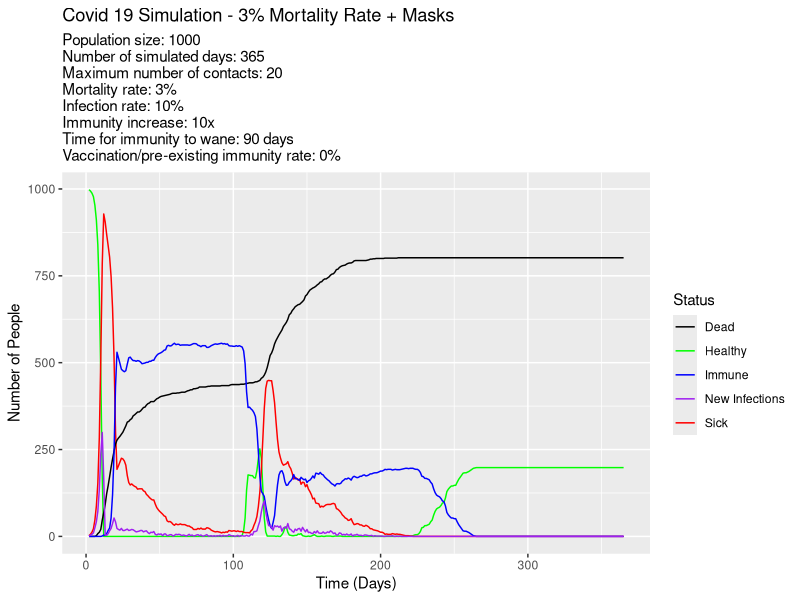
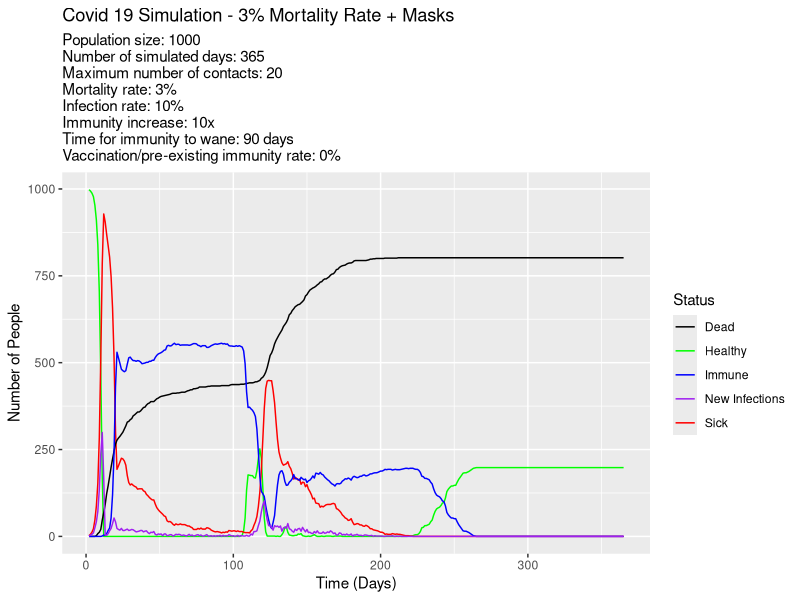

Source code (R) for these figures, in order:
# 1~~ Introduction

#Hello and welcome to my code!
#This code is a model to simulate a COVID-19, or some other pathogen, pandemic.
#The model consists of a population with a number of variables that affect the spread of disease
#Individuals (indices in a vector) all have a health status represented by a number:
#0- Healthy - default condition. Can be infected
#1- Sick - infected for a period of 10 days. Can infect. Cannot be infected
#2 - Dead - Cannot infect. Cannot be infected
#3 - Immune - Has vaccination or disease acquired immunity which may modify susceptibility to disease

#Created using RStudio 2023.03.0+386 "Cherry Blossom" Release (3c53477afb13ab959aeb5b34df1f10c237b256c3, 2023-03-09) for Windows
#Mozilla/5.0 (Windows NT 10.0; Win64; x64) AppleWebKit/537.36 (KHTML, like Gecko) RStudio/2023.03.0+386 Chrome/108.0.5359.179 Electron/22.0.3 Safari/537.36

##1.1~~ How to use
#Select input parameters in Section 2
##Note: I had some fun with it and created some additional parameters and worked them into my code. Hope you enjoy experimenting with those

#Running all the code in Section 3 should set up all the variables, vectors etc
#Naming the simulation will give the resulting data frame a unique ID allowing you to go back and view previous data
#Simulation name also embedded into the plot title for easy identification/comparison too

#Running all code in Sections 4 and 5 should execute your simulation! If you want to run again; adjust code in Section 2 and run all of Section 3 to reset

#Data is output:
#* A df for that simulation
#* Input parameters and key results (deaths & R0) for that simulation
#* The above also get input into a df called 'simulations' which can be used to track and compare all the simulations you've run
#* The simulations df and charts also get exported to your working directory as they get created



##1.2~~ Limitations
#Code is slow. Could be my hardware (old) but my code lacks finesse for sure :)
#Use of functions. One thing I found tricky about R compared it Python is you can only return a single variable in functions, which I found cumbersome to
#use with multiple variables. Or I missed something and it just didn't click
#Simulations run for a number of days only, I did not code it stop after an event e.g. everyone dead, healthy etc
#Code to track time until virus eradiacted or everyone died would have been interesting data
#Not sure if I've over commented! they're helpful while I'm learning, apologies if spam

##1.3~~ Results
#Even with a low mortality rate, number of deaths can be high if infections are high
#Best way to reduce R0/infections (and deaths too) was to reduce the number of max_contacts (e.g. lockdown) or reduce infectivity (e.g. mask wearing)
#A long lasting vaccination was of little use if it offered little protection; people were reinfected while immune
#A good (high immunity coefficient) but short-lived vaccine produced visually interesting data that showed strong disease resurgence as immunity began to wear off

# 2~~ input parameters
simulations <- data.frame() #df to track results from multiple simulations
library(tidyverse)


population <- 1000    #size of population
days <- 365           #no. of days to iterate
max_contacts <- 20     #random number of people met between 1-20
mortality <- 0.03    #mortality rate. chance of dying (0.002 = 0.2%)
infective <- 0.1      #infection rate. chance of infecting someone (0.3 = 30%)
immunity <- 0.1       #immunity rate. post infection modifier (0.1 = 10x)
immunity_wane <- 90    #time taken (days) for immunity to wane and become ineffective
vaccination_rate <- 0  #percentage vaccination or other pre-existing immunity in population 
sick_time <- 10       #duration(days) that people remain sick,infective and at risk of dying (default = 10)

# 3~~ set up

simulation_name <- "3% Mortality Rate + Masks"     #give the simulation a name; names the DF for chart for that simulation
pop_health <- numeric(population)   #creates vector to track health status (0,1,2,3)
pop_time <- numeric(population)     #creates vector to track time since infected (days)
no_days <- 1                        #day counter for the simulation
no_healthy <- population            #Counts the number of healthy people. Variable for the data frame 'pandemic' -
no_sick <- 0                        #Counts the number of sick people. Variable for the data frame 'pandemic'
no_dead <- 0                        #Counts the number of dead people. Variable for the data frame 'pandemic'
no_immune <- 0                      #Counts the number of immune people. Variable for the data frame 'pandemic'
pandemic <- data.frame(healthy = integer(), sick = integer(), dead = integer(), immune = integer()) #df to plot the data
immune_time <- numeric(population)  #creates a vector to track time since immunity acquired



# 4~~ Functions  

## 4.1~~ Vaccination - Vaccinates a percentage the population at t=0
vaccinate <- function(population, vaccination_rate, pop_health) {
  no_vaccinate <- round(population*vaccination_rate / 100) # how many people to vaccinate based on pop and vaccination rate
  who_vaccinate <- sample(length(pop_health), no_vaccinate) #randomly select indices to vaccinate (=3)
  pop_health[who_vaccinate] <- 3 #update health status in pop_health
  return(pop_health)
}


## 4.2~~ Infect patient zero - infects a random individual
infect_p0 <- function(population, pop_health){
  patient_zero <- sample(1:population, 1) #randomly identifies patient zero
  pop_health[patient_zero] <-1 #infects patient zero
  return(pop_health)
}

## 4.3~~ Death check - Identifies sick people and runs a death test based on mortality rate
death_check <- function(pop_health, mortality) {
  sick <- which(pop_health == 1) #index of all the sick people
  dead <- sick[runif(length(sick)) < mortality] #generates random number for each sick person, those that die get added to this list
  return(replace(pop_health, dead, 2)) #replace used update global pop_health with deaths
}

## 4.4~~ infection - Runs an infection test after identifying healthy/immune people
simulate_infection <- function(pop_health, max_contacts, infective) {
  #check: can anyone new be infected i.e. is anyone healthy/'0'/'3'? Abort function if nobody to infect
  healthy_count <- sum(pop_health ==0) + sum(pop_health ==3)
  if (healthy_count == 0) {
    return(pop_health)
  }
  # how many contacts on this day. Iterates for each person infected
  contacts_day <- sum(unlist(sapply(pop_health[pop_health == 1], function(x) sample(0:max_contacts, 1)))) #subsets pop health to find infected people (1), function calculates number of contacts between 0-max contacts, sapply applies it to all subsetted indexes. Returns all the values as sum
  
  # who can be potentially infected this day
  infectable_day <- which(pop_health %in% c(0, 3)) #creates a logical vector indicating which elements of pop_health are either 0 or 3, which returns these indices to the new variable
  
  # who becomes a disease contact
  disease_contacts <- sample(infectable_day, contacts_day, replace = TRUE) #selects a number (contacts_day) of potential contacts (infectable_day)
  
  healthy_contacts <- (pop_health[disease_contacts] == 0) #identify disease contacts who are healthy according to pop_health
  immune_contacts <- (pop_health[disease_contacts] == 3) #identify disease contacts who are immune according to pop_health
  
  pop_health[disease_contacts[healthy_contacts & runif(length(disease_contacts)) < infective]] <- 1 #gets subset of disease_contacts who are healthy_contacts > logical vector with a probability of infective > uses vector to change subset of healthy contacts to 1
  pop_health[disease_contacts[immune_contacts & runif(length(disease_contacts)) < infective * immunity]] <- 1 #as above but for iummune contacts so immunity factor is included
  
  return(pop_health)
}

## 4.5~~ increase infection counter
time_counter <- function(pop_health, pop_time){
  not_dead <- pop_health != 2 #local variable to prevent the below advancing timers of dead people
  pop_time[pop_health == 1] <- pop_time[pop_health == 1]+1 #increases the day counter for the infected
  pop_health[not_dead & pop_time == sick_time] <<- (pop_health[not_dead & pop_time == sick_time]<-3) #person recovers and is now immune ('3'). Updates Global pop_health (<<-)
  pop_time[pop_time == sick_time] <- (pop_time[pop_time == sick_time]<-0) #resets day counter after reset back to healthy
  return(pop_time)
}

## 4.6~~ Immunity Counter - counts how long someone has been immune, resets back to 1 based on immunity waning time
imm_counter <- function(pop_health, immune_time, immunity_wane){
  not_dead <- pop_health != 2 #local variable to prevent the below advancing timers of dead people
  immune_time[pop_health == 3] <- immune_time[pop_health == 3] + 1 #increases the immune timer for people who are immune (3)
  pop_health_new <- pop_health #creates local cope of the pop_health vector
  pop_health_new[not_dead & immune_time == immunity_wane] <- 0 #resets health status to zero for people who are alive and have immune time = wane time
  immune_time[immune_time == immunity_wane] <- 0 #resets immune time to zero for people who are alive and have immune time = wane time
  return(list(pop_health = pop_health_new, immune_time = immune_time))#uses temp vector to update health_status. Outputs pop_health/immune_time vectors as a list to extract
}

# 5~~ Simulation

pop_health <- vaccinate(population, vaccination_rate, pop_health)
pop_health <- infect_p0(population, pop_health)


while (no_days < days) {
  pop_health <- death_check(pop_health, mortality)
  no_infected_before = sum(pop_health==1) # sum of people infected before round of infections. Used to calculate no. of new infections
  pop_health <- simulate_infection(pop_health, max_contacts, infective)
  no_infected_after = sum(pop_health==1) # sum of people infecte dafter the round of infections. Used to calculate no. of new infections
  pop_time <- time_counter(pop_health, pop_time)
  imm_data <- imm_counter(pop_health, immune_time, immunity_wane) #creates the list 'imm_data' which we extract the updates to pop_health and immune_time from
  pop_health <- imm_data$pop_health #extracts data from lists to update pop_health
  immune_time <- imm_data$immune_time
  no_days <- no_days +1
  no_healthy <- sum(pop_health == 0)
  no_sick <- sum(pop_health == 1)
  no_dead <- sum(pop_health == 2)
  no_immune <- sum(pop_health == 3)
  new_infections <- no_infected_after - no_infected_before #calculates new infections for this iteration
  R0 <- (1 + max_contacts/2) * infective * sick_time #contact rate * transmissability * infectious period
  
  # Add results of current iteration as a new row to the data frame
  
  new_row <- data.frame(no_days = no_days, 
                        no_healthy = no_healthy, 
                        no_sick = no_sick, 
                        no_dead = no_dead, 
                        no_immune = no_immune,
                        new_infections = new_infections,
                        R0 = R0) # creates new row to add to df
  pandemic <- rbind(pandemic, new_row) #adds it to df
  assign(simulation_name, pandemic) #gives df a unique name
}

simulation_params <- data.frame(simulation_name, max_contacts, mortality, infective, immunity, immunity_wane, vaccination_rate, no_dead, R0) #creates a df with the results of this simulation
simulations <- rbind(simulations, simulation_params) #uipdates the simulations df with results from this sim

#plot the data
ggplot(pandemic, aes(x = no_days)) +
  ggtitle(paste("Covid 19 Simulation -", simulation_name))+
  geom_line(aes(y = no_healthy, colour = "Healthy")) +
  geom_line(aes(y = no_sick, colour = "Sick")) +
  geom_line(aes(y = no_dead, colour = "Dead")) +
  geom_line(aes(y = no_immune, colour = "Immune")) +
  geom_line(aes(y = new_infections, colour = "New Infections")) +
  labs(colour = "Status", y = "Count") +
  scale_color_manual(values = c("Healthy" = "Green", "Sick" = "Red", "Dead" = "Black", "Immune" = "Blue", "New Infections" = "Purple"))+ #used this to get the legend to display useful info
  xlab("Time (Days)")+
  ylab("Number of People")+
  labs(subtitle = paste0("Population size: ", population, "\n",
                         "Number of simulated days: ", days, "\n",
                         "Maximum number of contacts: ", max_contacts, "\n",
                         "Mortality rate: ", mortality*100, "%\n",
                         "Infection rate: ", infective*100, "%\n",
                         "Immunity increase: ", 1/immunity, "x\n",
                         "Time for immunity to wane: ", immunity_wane, " days\n",
                         "Vaccination/pre-existing immunity rate: ", vaccination_rate, "%"))

write.csv(simulations)
plot_name <- paste(simulation_name,".png", sep="")
ggsave(plot_name)
